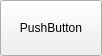
<?xml version="1.0" encoding="UTF-8"?>
<ui version="4.0">
 <class>DefButton</class>
 <widget class="QWidget" name="DefButton">
  <property name="geometry">
   <rect>
    <x>0</x>
    <y>0</y>
    <width>102</width>
    <height>56</height>
   </rect>
  </property>
  <property name="windowTitle">
   <string>Form</string>
  </property>
  <layout class="QGridLayout" name="gridLayout">
   <property name="leftMargin">
    <number>0</number>
   </property>
   <property name="topMargin">
    <number>0</number>
   </property>
   <property name="rightMargin">
    <number>0</number>
   </property>
   <property name="bottomMargin">
    <number>0</number>
   </property>
   <property name="spacing">
    <number>0</number>
   </property>
   <item row="0" column="0">
    <widget class="QPushButton" name="pushButton">
     <property name="minimumSize">
      <size>
       <width>0</width>
       <height>56</height>
      </size>
     </property>
     <property name="styleSheet">
      <string notr="true">font: 75 11pt &quot;Arial&quot;;</string>
     </property>
     <property name="text">
      <string>PushButton</string>
     </property>
     <property name="checkable">
      <bool>true</bool>
     </property>
    </widget>
   </item>
  </layout>
 </widget>
 <resources/>
 <connections/>
</ui>
